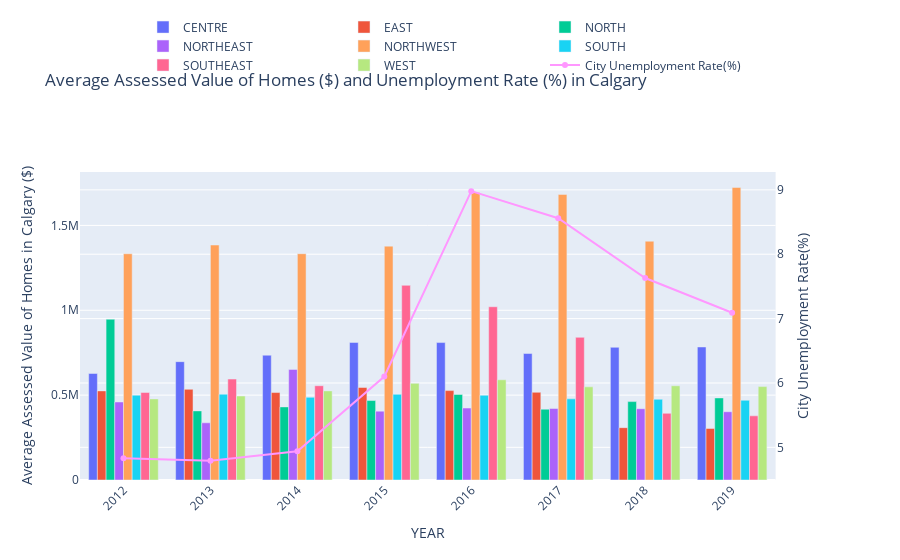

Source (notebook cell):
### Code cell
#MORE PYTHONIC WAY
# Create figure with secondary y-axis
fig4 = make_subplots(specs=[[{"secondary_y": True}]])

sectors = df4.SECTOR.unique()

for sector in sectors:
    # Add traces
    fig4.add_trace(
        go.Bar(x= df4.YEAR, y = df4.loc[df4['SECTOR'] == sector].AVG_RE_ASSESSED_VALUE, name=sector),
        secondary_y=False,)
    

#ADD Unemployment Rate Trace
fig4.add_trace(
    go.Scatter(x=df4.YEAR, y=df4.loc[df4['SECTOR'] == 'CENTRE'].CITY_UNEMPLOYMENT, name="City Unemployment Rate(%)"),
    secondary_y=True,
)

# Add figure title
fig4.update_layout(
    title_text="Average Assessed Value of Homes ($) and Unemployment Rate (%) in Calgary"
)

# Set x-axis title
fig4.update_xaxes(title_text="YEAR")

# Set y-axes titles
fig4.update_yaxes(title_text="Average Assessed Value of Homes in Calgary ($)", secondary_y=False)
fig4.update_yaxes(title_text="City Unemployment Rate(%)", secondary_y=True)

#SET MODE
fig4.update_layout(barmode='group', xaxis_tickangle=-45, xaxis={'categoryorder':'category descending'},
                   legend=dict(
                    orientation="h",
                    yanchor="bottom",
                    y=1.3,
                    xanchor="right",
                    x=0.9))
fig4.show()
